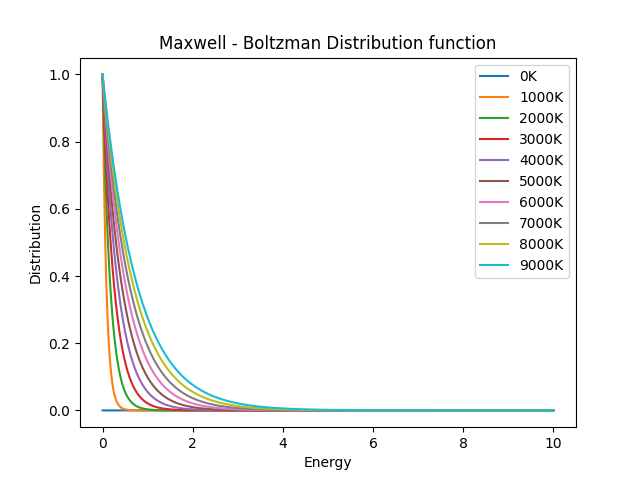

The script that drew this image:
from matplotlib import pyplot as plt
import numpy as np
from scipy import constants

x = np.linspace(0, 10, 10000)

# Maxwell Boltzman distribution
k = constants.k
kev = k/constants.e
fig, ax = plt.subplots()  # Create a figure and an axes.
for T in range(0,10000,1000):
    y = np.exp(-x/(kev*T))
    # Note that even in the OO-style, we use `.pyplot.figure` to create the figure.
    ax.plot(x, y, label= str(T) + 'K')  # Plot some data on the axes.
# Plot more data on the axes...
ax.set_xlabel("Energy")  # Add an x-label to the axes.
ax.set_ylabel("Distribution")  # Add a y-label to the axes.
ax.set_title("Maxwell - Boltzman Distribution function")  # Add a title to the axes.
ax.legend()  # Add a legend.
plt.show()
